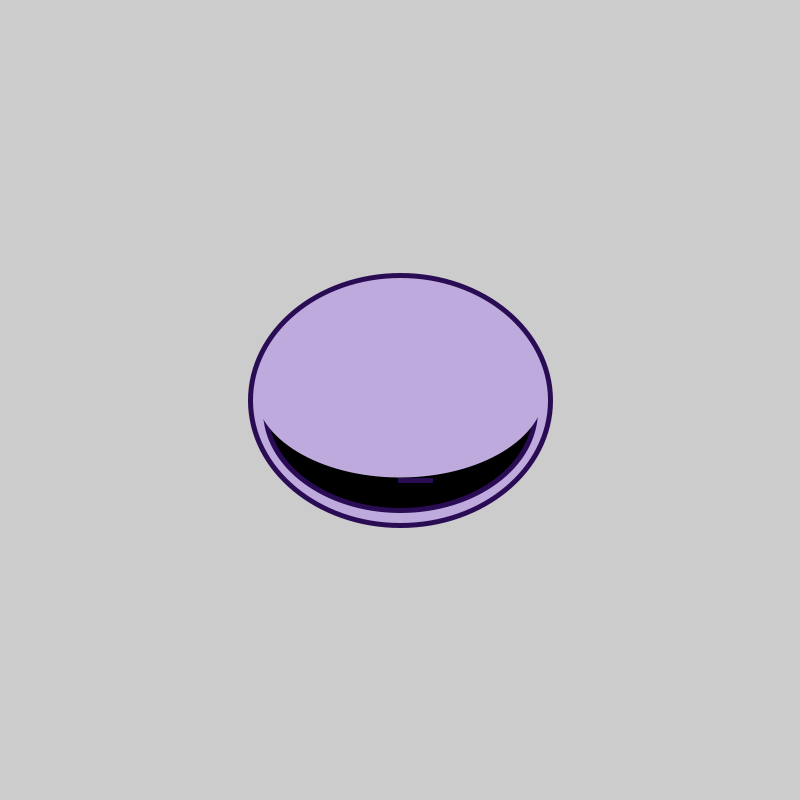
Frame 1 (no input)
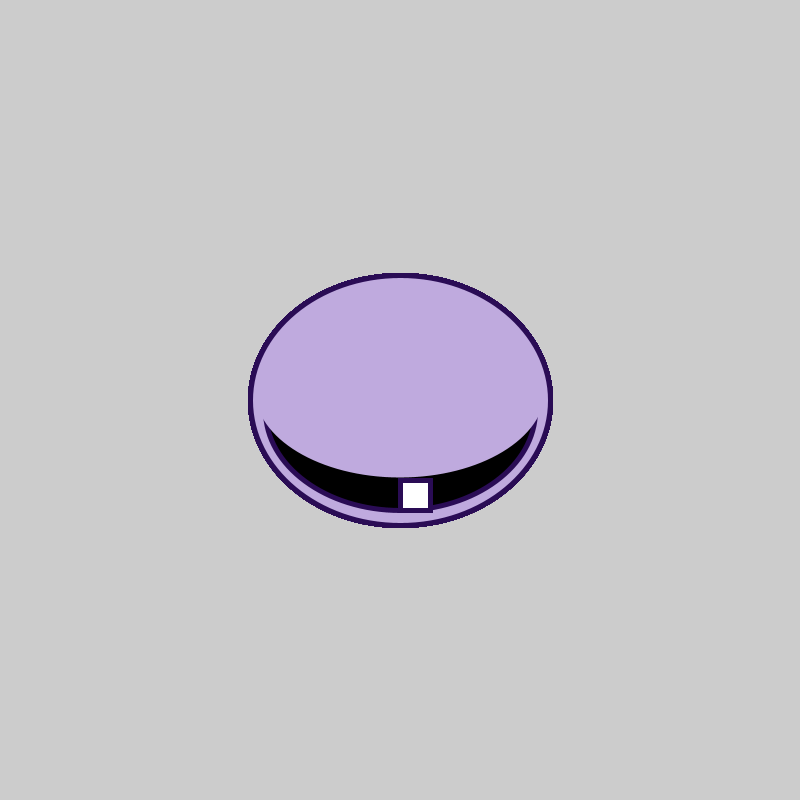
Frame 60 (the mouse pressed at the canvas centre just before this capture)
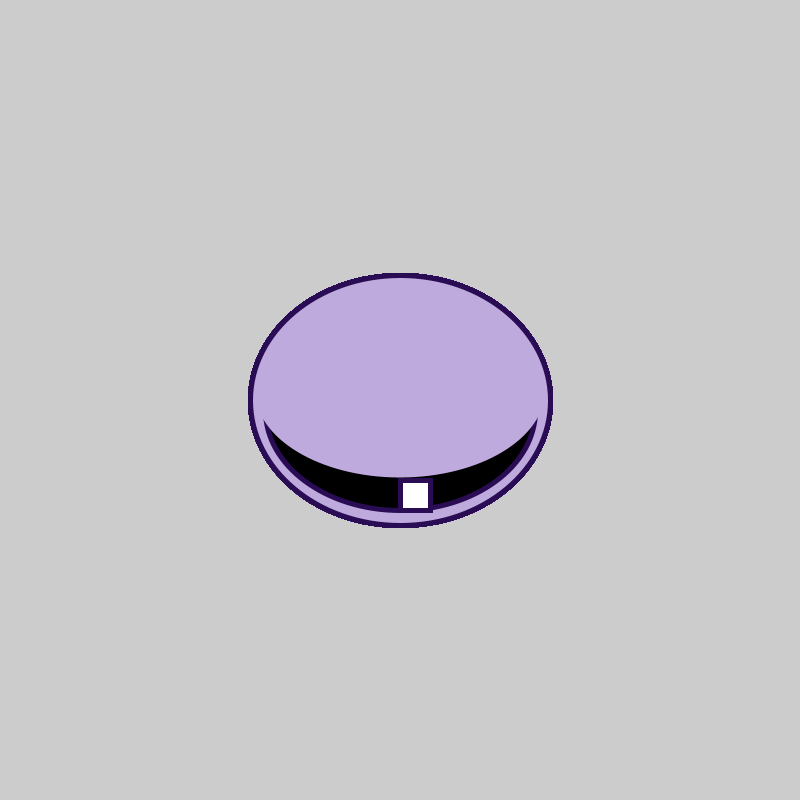
Frame 120 (the mouse held since frame 60 and released just before this capture)

The Processing sketch that drew these frames (run headless with seeded random() and noise(); from frame 60 on, the mouse is pressed at the canvas centre):

// Processing sketch: Unit_2_Checkpoint_2
// ── Unit_2_Checkpoint_2.pde
// Grace
// 2-4
// Unit 2 Checkpoint 2

void setup() {
  size(800, 800);
}
// end setup

void draw() {
  Randall();
}
// end draw

int teethHeight;

void teeth(int x, int y) {
  fill(255);
  stroke(#2A0C55);
  rect(x, y, 30, teethHeight);

  if (x > 60 || x < -60) {
    teethHeight = 60;
  } else if (x > 30 || x < -30) {
    teethHeight = 80;
  } else {
    teethHeight = 30;
  }
}

void Randall() {
  pushMatrix();
  translate(400, 400);

  //face
  fill(#BFAADE);
  strokeWeight(5);
  stroke(#2A0C55);
  ellipse(0, 0, 300, 250);

  //mouth
  fill(0);
  ellipse(0, 10, 270, 200);

  noStroke();
  fill(#BFAADE);
  ellipse(0, -10, 290, 175);

  //teeth
  teeth(0, 80);


  popMatrix();
}
// end Randall
